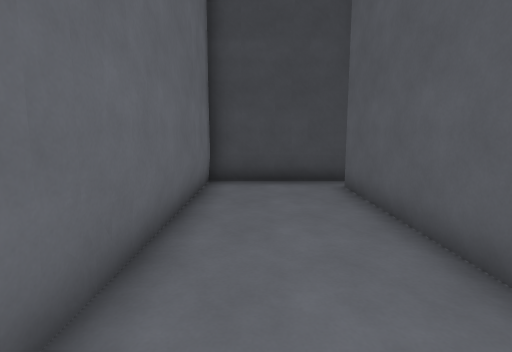
view 1 (above)

13 first-person views from a walk through a level from a Godot 3-D game. The camera is 1.5 m above the floor, tilts 8° down and sees 80° across. The floor is counted in squares, 1 m on a side. Each view is taken from the middle of a square. On the plan, view 1 faces up. The plan holds only what a view shows up to about 15 squares ahead; the rest is blank. The place goes on beyond the plan. Surface patterns are stand-ins for the level's own textures.

view 2
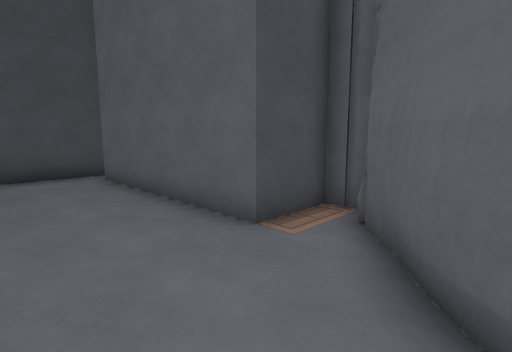

view 3
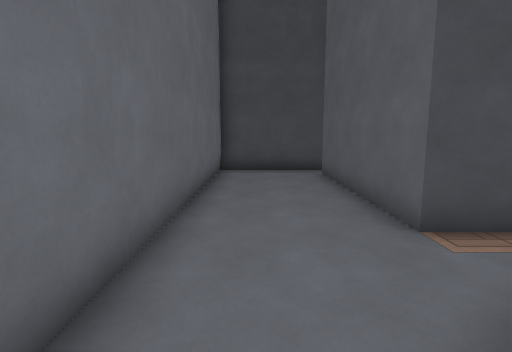

view 4
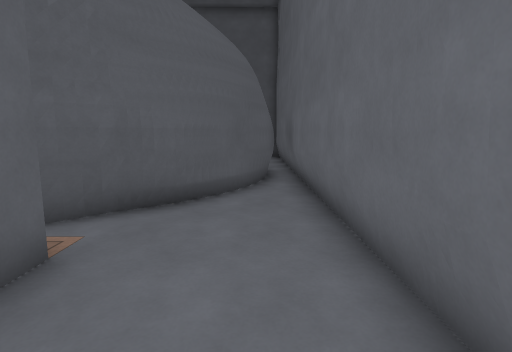

view 5
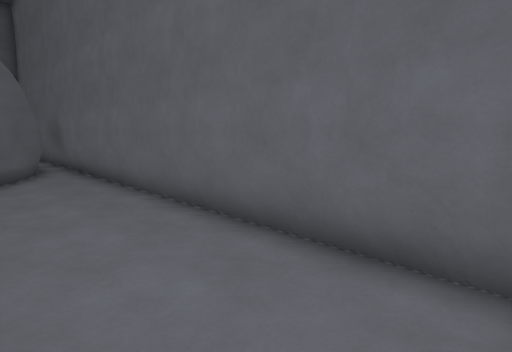

view 6
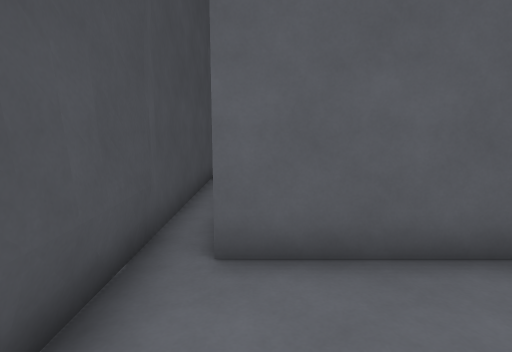

view 7
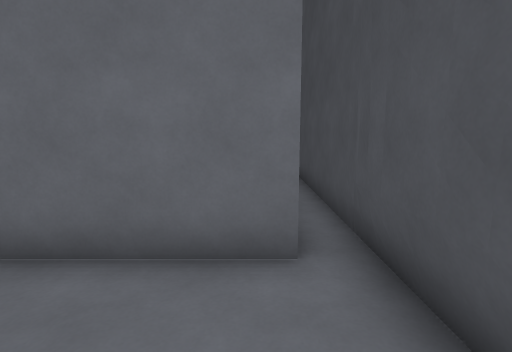

view 8
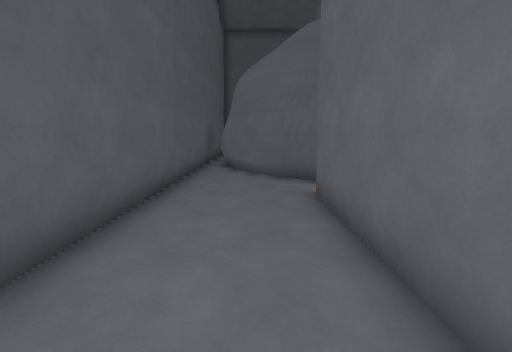

view 9
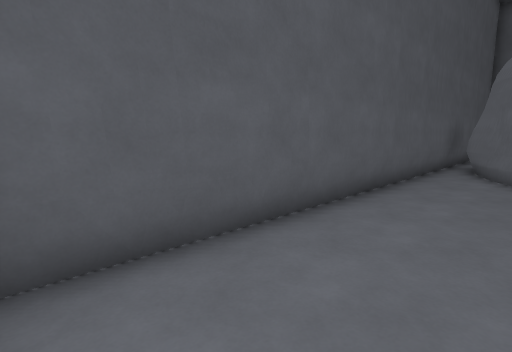

view 10
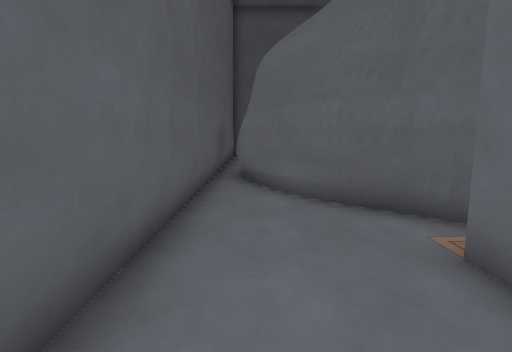

view 11
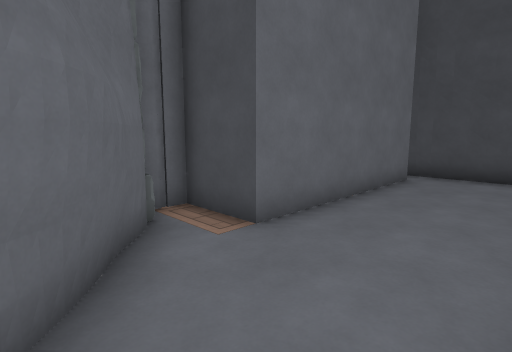

view 12
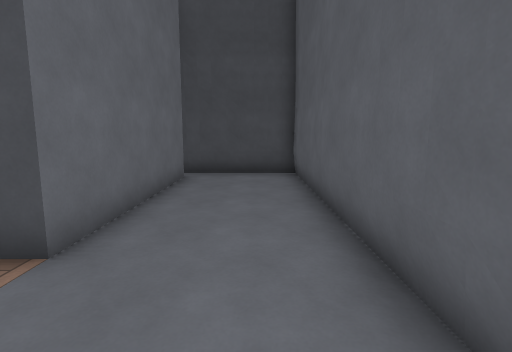

view 13
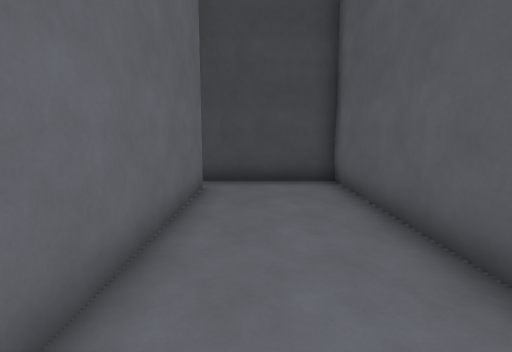

### Floor plan
Points are (right, up) in squares from view 1. A wall is a line through its corners. A room is listed if a view was taken in it or the views show most of it. See-through windows are left out.
Room 1 (views 1, 2, 3, 4, 6)
walls: (2.1, -0.8) (3.9, 0.3); (4.6, 0.5) (4.6, 1.5) (2.5, 1.5) (2.5, 8.5); (1.6, -1.4) (3.9, 0.5); (1.4, -1.6) (2.1, -1); (0.9, -2.3) (1.8, -1.2); (1.6, 9.2) (-1.4, 9.2) (-1.3, -4.9); (-0.4, -4.7) (1.3, -1.6)
low walls: (2.8, -0.6) (3.8, 0.4); (1.1, 9.5) (0.6, 9.5)
ways out: opening at (2, 8) to room 2
Room 2 (view 5)
walls: (4, 9.3) (3.4, 9.2); (3.1, 9.2) (1.6, 9.2); (9.2, 9.5) (3.5, 9.5) (2.8, 9.3); (10, 9.4) (9.5, 9.5); (10.5, 9.3) (9.4, 9.4); (10.6, 9.3) (8.9, 9.3)
ways out: opening at (2, 8) to room 1; opening at (10, 9) to room 3
Room 3 (views 7, 8, 9, 10, 11, 12, 13)
walls: (14.4, -0.2) (14.3, 0.4); (10.4, -0.6) (11, -0.9) (13.3, -4.2); (10.8, -0.9) (11.7, -1.9); (10.7, -1) (11.2, -1.4); (9.2, 0.3) (11.1, -1.1); (9.1, 0.4) (10.3, -0.6); (11.5, -1.7) (13.3, -4.7); (10.5, 8.6) (10.5, 1.5) (8.4, 1.5) (8.4, 0.5); (12.9, -3.5) (13.6, -5.4); (13.3, -4.5) (13.6, -5.5); (14.2, -5.6) (14.3, -5); (14.2, -6.6) (14.4, 9.4) (10.6, 9.3)
ways out: opening at (10, 9) to room 2

Where each view was taken, in squares from view 1:
view 1: 0 up, 0 right, facing up
view 2: 2 down, 1 left, facing up-right
view 3: 3 down, 0 right, facing up
view 4: 5 up, 0 right, facing down
view 5: 9 up, 2 right, facing down-left
view 6: 8 up, 1 left, facing right
view 7: 8 up, 14 right, facing left
view 8: 9 up, 12 right, facing down
view 9: 9 up, 11 right, facing down-right
view 10: 5 up, 13 right, facing down
view 11: 2 down, 14 right, facing up-left
view 12: 2 down, 13 right, facing up
view 13: 0 up, 12 right, facing up
